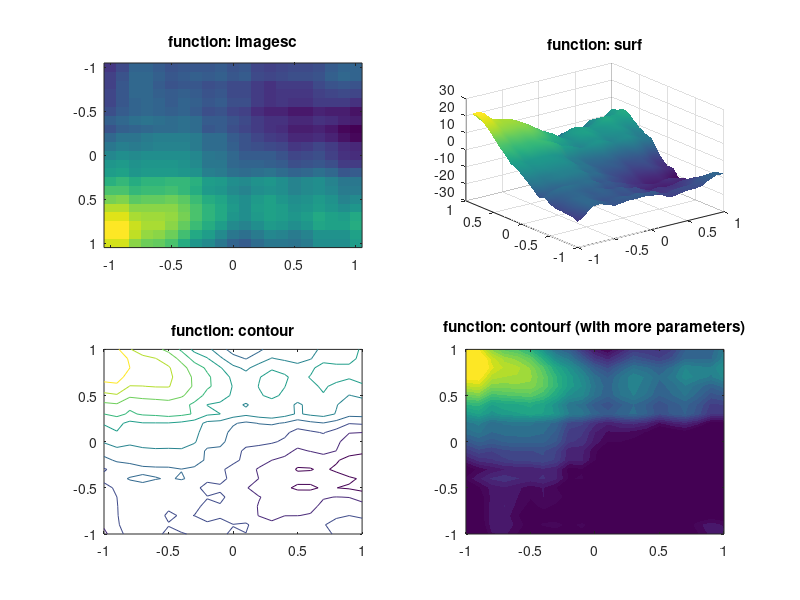
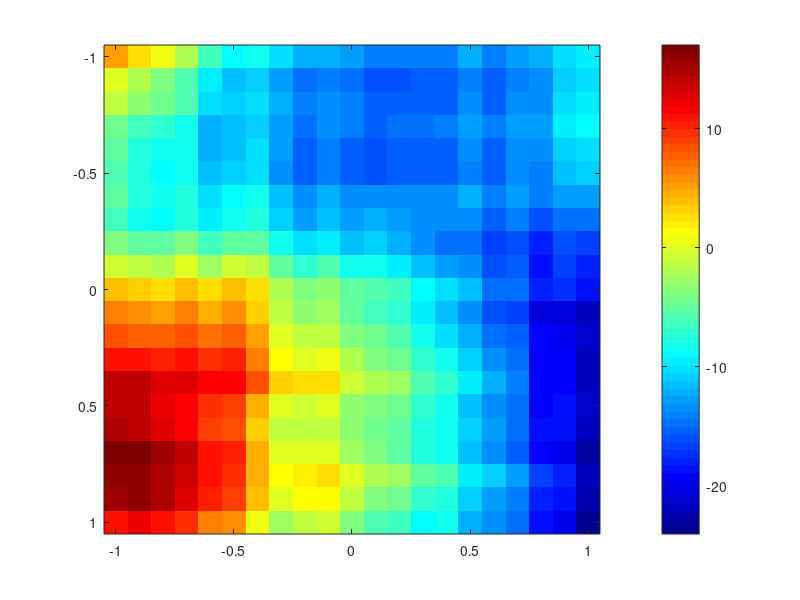

Here is the MATLAB script that generated these plots, in order: (Note: this script raises an error after producing the figures.)
%%
%   COURSE: MATLAB onramp: coding, concepts, confidence, style										
% 
%  SECTION: Data visualizations
%    VIDEO: imagesc, contourf, and surf
% 
%  TEACHER: Mike X Cohen, sincxpress.com
%


%% basic image plotting

% You can also plot images in 2D. This is useful for 2D data such as
% time-frequency maps, connectivity matrices, etc.

figure
imagesc(randn(100))

% imagesc can also take x,y,z inputs, to make x- and y-axis values:
imagesc(1:10:100,0:.1:1,randn(100))

% now let's make this a bit smoother by convoling it with a 2D gaussian
xyrange = -1:.1:1;
[X,Y]   = meshgrid(xyrange); % this creates a grid of X and Y values
gaus2d  = exp(-(X.^2 + Y.^2));

% let's look at the Gaussian
imagesc(gaus2d)

imagesc(xyrange,xyrange,conv2(gaus2d,randn(100),'same'));

% you can toggle the colorbar, which shows you the mapping between color
% and value
colorbar

% you can also change the colormap (type "help graph3d" to see a list of
% default colormaps; you can also create your own)
colormap bone
colormap spring
colormap hot
colormap jet % this is the most commonly used colormap in scientific communications
% hint for how to create your own: type "cmap=jet;" columns are RGB values

%% image vs contourf vs surf

% there are other functions you can use for 2D data, including:
figure
data = conv2(gaus2d,randn(100),'same'); % 2D convolution

subplot(221) % that if you don't use variables and have fewer than 10 subplots, commas are not necessary
imagesc(xyrange,xyrange,data)
title('function: imagesc')

subplot(222)
surf(xyrange,xyrange,data)
shading interp
title('function: surf')

subplot(223)
contour(xyrange,xyrange,data)
title('function: contour')

subplot(224)
contourf(xyrange,xyrange,data,40,'linecolor','none')
title('function: contourf (with more parameters)')

% note how imagesc flips the y-axis! (this can be changed: " set(gca,'YDir','normal') ")

% now let's change the color scaling
set(gca,'clim',[-1 1])
set(gca,'clim',[-10 2])
set(gca,'clim',[-10 20])


% There are many more ways to plot data and manipulate plots;
% this should get you started with the basics. 

% to save the figure, go File -> Save As...
%   you can save as .fig (readable in matlab only), pixelated formats like
%   .bmp or .png, or vector format like .eps (useful for importing into
%   Illustrator or Correl Draw)
% or from the command:
print('colorful_pic.png','-dpng') % creates png

%% a bit more about images

% Images are just matrices of numbers. So are pictures. Load in the picture
% of amsterdam (note: Matlab must be in the directory in which the file lives).
amsterdam = imread('amsterdam.bmp');
whos amsterdam

% note that this picture is a 2 (rows) x 2 (columns) x 3 (RGB) matrix
figure
imagesc(amsterdam)
axis image
axis off % or axis on
grid on  % only if axis is on
grid minor

% try plotting the individual values separately:
title_color_components='RGB';

for subploti=1:4
    
    subplot(2,2,subploti)
    
    if subploti<4
        imagesc(amsterdam(:,:,subploti))
        title([ 'Plotting just the ' title_color_components(subploti) ' dimension.' ])
        colormap gray
    else
        imagesc(amsterdam)
        title('Plotting all colors')
    end
    
    % affects all subplots
    axis off, axis square
end


%% done.
